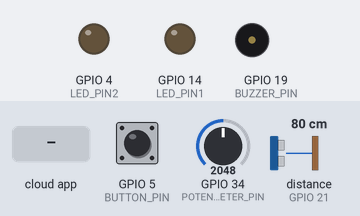
This program was run on a simulated ESP32. Parts: output pins drawn as LEDs (lit = HIGH), buzzer (waves = sounding). Inputs (shaded band) come from the test bench; at power-on: GPIO 5 (BUTTON_PIN) HIGH, GPIO 34 (POTENTIOMETER_PIN) = 2048, distance to the obstacle (sensor on GPIO 21) 80 cm. The echo pulse lasts 58.3 µs per cm; WiFi joins after 1.5 s; servers stay silent unless stated; the Firebase database answers and starts empty; pins used as bus, display or sensor lines are not drawn; what the program prints to the serial monitor is not drawn.

Above: at 2.7 s.
2.8 s: GPIO 5 (BUTTON_PIN) pulled LOW for 0.15 s
At 4.9 s:
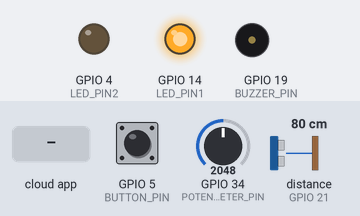
5.9 s: the phone or cloud app sets distance to 100
At 8.0 s:
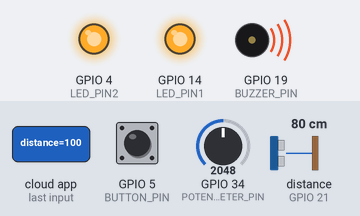
9.9 s: GPIO 34 (POTENTIOMETER_PIN) set to 19
13.4 s: GPIO 34 (POTENTIOMETER_PIN) set to 15
At 16.3 s:
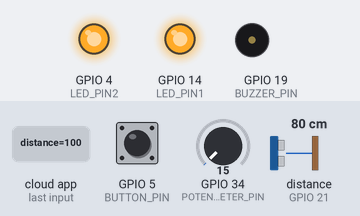
Timing chart, 0 to 25.5 s (numbered marks = the images above; inputs shaded):
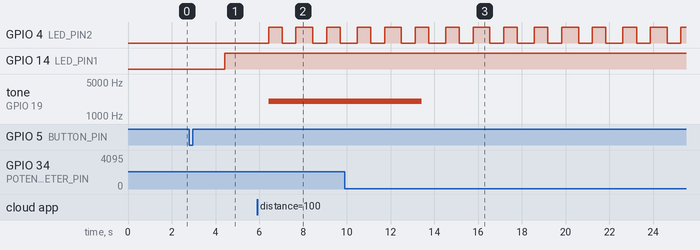

The program:

main.cpp
```cpp
// #include <Arduino.h>
// #include <WiFi.h>
// #include <FirebaseESP32.h>

// // Provide the RTDB payload printing info and other helper functions.
// #include <addons/RTDBHelper.h>

// /* 1. Define the WiFi credentials */
// #define WIFI_SSID "uaifai-apolo"
// #define WIFI_PASSWORD "bemvindoaocesar"

// /* 2. Define the RTDB URL and database secret */
// #define DATABASE_URL "https://poolsystem2024-default-rtdb.firebaseio.com"
// #define DATABASE_SECRET "h3qXY75zemWd9hFkwdDRXHSTpP4neNlBAEvc4Uof"

// // define sound speed in cm/uS
// #define SOUND_SPEED 0.034
// #define CM_TO_INCH 0.393701

// /* 3. Define the Firebase Data object */
// FirebaseData fbdo;

// /* 4. Define the FirebaseAuth data for authentication data */
// FirebaseAuth auth;

// /* Define the FirebaseConfig data for config data */
// FirebaseConfig config;

// unsigned long previousMillisFirebase = 0;
// unsigned long previousMillisPotentiometer = 0;
// unsigned long previousMillisBlink = 0;
// const unsigned long blinkInterval = 500; // Blink interval in milliseconds

// long duration;
// float distanceCm;
// float distanceInch;

// const int TRIGGER_PIN = 18;
// const int ECHO_PIN = 21;
// const int LED_PIN1 = 14; // Corresponds to LED_PA8
// const int LED_PIN2 = 4;  // Corresponds to LED_PA9
// const int BUZZER_PIN = 19;
// const int BUTTON_PIN = 5;
// const int POTENTIOMETER_PIN = 34; // ADC1_CHANNEL_5

// int ledState1 = 0;
// int previousButtonState1 = HIGH;
// int ledState2 = 0;
// bool alertaAtivo = false;
// bool sistemaHabilitado = false;
// bool sistemaHabilitadoLocal = false;
// bool sistemaHabilitadoFirebase = false;
// float distInCm = 0;
// uint32_t adcValue = 0;
// uint32_t pwmDutyCycle = 128; // Initialize to mid-value

// void setup()
// {
//   Serial.begin(115200);
//   Serial.println("Starting...");

//   pinMode(TRIGGER_PIN, OUTPUT);
//   pinMode(ECHO_PIN, INPUT);
//   pinMode(LED_PIN1, OUTPUT);
//   pinMode(LED_PIN2, OUTPUT);
//   pinMode(BUZZER_PIN, OUTPUT);
//   pinMode(BUTTON_PIN, INPUT_PULLUP);

//   // Initialize PWM for buzzer
//   ledcSetup(0, 2000, 8); // Channel 0, 2 kHz frequency, 8-bit resolution
//   ledcAttachPin(BUZZER_PIN, 0);

//   // Initialize WiFi
//   WiFi.begin(WIFI_SSID, WIFI_PASSWORD);
//   Serial.print("Connecting to Wi-Fi");
//   while (WiFi.status() != WL_CONNECTED)
//   {
//     Serial.print(".");
//     delay(300);
//   }
//   Serial.println();
//   Serial.print("Connected with IP: ");
//   Serial.println(WiFi.localIP());
//   Serial.println();

//   Serial.printf("Firebase Client v%s\n\n", FIREBASE_CLIENT_VERSION);

//   /* Assign the database URL and database secret (required) */
//   config.database_url = DATABASE_URL;
//   config.signer.tokens.legacy_token = DATABASE_SECRET;

//   Firebase.reconnectNetwork(true);
//   fbdo.setBSSLBufferSize(4096, 1024);

//   /* Initialize the library with the Firebase auth and config */
//   Firebase.begin(&config, &auth);

//   // Initialize previousMillisBlink
//   previousMillisBlink = millis();
// }

// void handleUARTCommands()
// {
//   if (Serial.available() > 0)
//   {
//     char comando = Serial.read();
//     switch (comando)
//     {
//     case 'O':
//     case 'o':
//     case '1':
//       sistemaHabilitadoLocal = true;
//       Serial.println("System Enabled via UART");
//       break;

//     case 'F':
//     case 'f':
//     case '0':
//       sistemaHabilitadoLocal = false;
//       alertaAtivo = false; // Ensure alert is disabled
//       Serial.println("System Disabled via UART");
//       break;

//     default:
//       Serial.println("Invalid command");
//       break;
//     }
//   }
// }

// void handleButton()
// {
//   int buttonState1 = digitalRead(BUTTON_PIN);

//   // Serial.println("buttonState1: ");
//   // Serial.println(buttonState1);

//   // Serial.println("previousButtonState1: ");
//   // Serial.println(previousButtonState1);

//   if (buttonState1 == LOW && previousButtonState1 == HIGH)
//   {
//     // Adiciona um pequeno delay para debounce do botão
//     delay(50);

//     // Ler o valor atual de 'int' no Firebase
//     int currentValue;
//     if (Firebase.getInt(fbdo, F("/test/int"), &currentValue))
//     {
//       // Fazer toggle do valor (0 -> 1 ou 1 -> 0)
//       int newValue = currentValue == 0 ? 1 : 0;

//       // Atualizar o valor no Firebase
//       if (Firebase.setInt(fbdo, F("/test/int"), newValue))
//       {
//         Serial.printf("Updated int value to %d\n", newValue);
//       }
//       else
//       {
//         Serial.println(fbdo.errorReason());
//       }
//     }
//     else
//     {
//       Serial.println(fbdo.errorReason());
//     }
//   }

//   // Atualiza o estado anterior do botão
//   previousButtonState1 = buttonState1;
// }

// void handleSimpleSensorTest()
// {
//   // Clears the trigPin
//   digitalWrite(TRIGGER_PIN, LOW);
//   delayMicroseconds(2);
//   // Sets the TRIGGER_PIN on HIGH state for 10 micro seconds
//   digitalWrite(TRIGGER_PIN, HIGH);
//   delayMicroseconds(10);
//   digitalWrite(TRIGGER_PIN, LOW);

//   // Reads the echoPin, returns the sound wave travel time in microseconds
//   duration = pulseIn(ECHO_PIN, HIGH, 50000);

//   // Calculate the distance
//   distanceCm = duration * SOUND_SPEED / 2;

//   // Convert to inches
//   distanceInch = distanceCm * CM_TO_INCH;

//   // Prints the distance in the Serial Monitor
//   // Serial.print("Distance (cm): ");
//   // Serial.println(distanceCm);
//   // Serial.print("Distance (inch): ");
//   // Serial.println(distanceInch);
// }

// void handleSensor()
// {
//   if (sistemaHabilitado)
//   {
//     // Measure distance
//     digitalWrite(TRIGGER_PIN, LOW);
//     delayMicroseconds(2);
//     digitalWrite(TRIGGER_PIN, HIGH);
//     delayMicroseconds(10);
//     digitalWrite(TRIGGER_PIN, LOW);

//     duration = pulseIn(ECHO_PIN, HIGH, 300000);
//     distInCm = duration * SOUND_SPEED / 2;

//     Serial.println("Tempo bruto: ");
//     Serial.println(duration);

//     Serial.println("Distancia: ");
//     Serial.println(distInCm);

//     if (distInCm > 0 && distInCm < 20.0)
//     {
//       alertaAtivo = true;
//     }

//     if (alertaAtivo)
//     {
//       unsigned long currentMillis = millis();
//       if (currentMillis - previousMillisBlink >= blinkInterval)
//       {
//         previousMillisBlink = currentMillis;
//         // Toggle LED_PIN2
//         ledState2 = !ledState2;
//         digitalWrite(LED_PIN2, ledState2 ? HIGH : LOW);
//       }

//       // Activate buzzer
//       ledcWrite(0, pwmDutyCycle); // Set the duty cycle

//       // ENVIAR alerta para o firebase

//       int iVal = 0;

//       if (Firebase.getInt(fbdo, F("/test/alertstate"), &iVal))
//       {
//         // Serial.printf("Get alertstate ref... %d\n", iVal);

//         if (iVal == 0)
//         {
//           if (Firebase.setInt(fbdo, F("/test/alertstate"), 1))
//           {
//             Serial.printf("Updated alertstate value to %d\n", 1);
//           }
//           else
//           {
//             Serial.println(fbdo.errorReason());
//           }
//         }
//       }
//     }
//   }
//   else
//   {
//     alertaAtivo = false;
//     digitalWrite(LED_PIN2, LOW);
//     ledcWrite(0, 0); // Turn off buzzer
//   }
// }

// void handlePotentiometer()
// {
//   // Always update pwmDutyCycle to ensure buzzer works when alert is active
//   adcValue = analogRead(POTENTIOMETER_PIN);
//   pwmDutyCycle = map(adcValue, 0, 4095, 0, 255);
// }

// void handleFirebase()
// {
//   if (millis() - previousMillisFirebase > 500)
//   {
//     previousMillisFirebase = millis();

//     int iVal = 0;

//     if (Firebase.getInt(fbdo, F("/test/int"), &iVal))
//     {
//       // Serial.printf("Get int ref... %d\n", iVal);

//       // Update the Firebase control flag
//       sistemaHabilitadoFirebase = (iVal > 0);
//     }
//     else
//     {
//       Serial.println(fbdo.errorReason());
//       // Do not change sistemaHabilitadoFirebase on Firebase error
//     }
//   }
// }

// void updateSystemState()
// {
//   // Update the combined system state
//   sistemaHabilitado = sistemaHabilitadoLocal || sistemaHabilitadoFirebase;

//   // Control LED_PIN1 based on sistemaHabilitado
//   digitalWrite(LED_PIN1, sistemaHabilitado ? HIGH : LOW);

//   // If the system is disabled, ensure alerts are turned off
//   if (!sistemaHabilitado)
//   {
//     alertaAtivo = false;
//     digitalWrite(LED_PIN2, LOW);
//     ledcWrite(0, 0); // Turn off buzzer
//     int iVal = 0;

//     if (Firebase.getInt(fbdo, F("/test/alertstate"), &iVal))
//     {
//       // Serial.printf("Get alertstate ref... %d\n", iVal);

//       if (iVal == 1)
//       {
//         if (Firebase.setInt(fbdo, F("/test/alertstate"), 0))
//         {
//           Serial.printf("Updated alertstate value to %d\n", 0);
//         }
//         else
//         {
//           Serial.println(fbdo.errorReason());
//         }
//       }
//     }
//   }
// }

// void loop()
// {
//   handleUARTCommands();
//   // if (digitalRead(BUTTON_PIN))
//   // Serial.println("b press");
//   handleButton();

//   handleFirebase();
//   updateSystemState();

//   handlePotentiometer();

//   handleSensor();
//   // handleSimpleSensorTest();

//   // Small delay to prevent WDT reset
//   delay(1);
// }

#include <Arduino.h>
#include <WiFi.h>
#include <FirebaseESP32.h>

// Provide the RTDB payload printing info and other helper functions.
#include <addons/RTDBHelper.h>

/* 1. Define the WiFi credentials */
#define WIFI_SSID "uaifi-apolo"
#define WIFI_PASSWORD "bemvindoaocesar"

/* 2. Define the RTDB URL and database secret */
#define DATABASE_URL "https://poolsystem2024-default-rtdb.firebaseio.com"
#define DATABASE_SECRET "h3qXY75zemWd9hFkwdDRXHSTpP4neNlBAEvc4Uof"

// Define sound speed in cm/uS
#define SOUND_SPEED 0.034
#define CM_TO_INCH 0.393701

/* 3. Define the Firebase Data object */
FirebaseData fbdo;

/* 4. Define the FirebaseAuth data for authentication data */
FirebaseAuth auth;

/* Define the FirebaseConfig data for config data */
FirebaseConfig config;

unsigned long previousMillisFirebase = 0;
unsigned long previousMillisPotentiometer = 0;
unsigned long previousMillisBlink = 0;
const unsigned long blinkInterval = 500; // Blink interval in milliseconds

long duration;
float distanceCm;
float distanceInch;

const int TRIGGER_PIN = 18;
const int ECHO_PIN = 21;
const int LED_PIN1 = 14; // Corresponds to LED_PA8
const int LED_PIN2 = 4;  // Corresponds to LED_PA9
const int BUZZER_PIN = 19;
const int BUTTON_PIN = 5;
const int POTENTIOMETER_PIN = 34; // ADC1_CHANNEL_5

int ledState1 = 0;
int previousButtonState1 = HIGH;
int ledState2 = 0;
bool alertaAtivo = false;
bool sistemaHabilitado = false;
bool sistemaHabilitadoLocal = false;
bool sistemaHabilitadoFirebase = false;
float distInCm = 0;
float maxDistance = 20.0; // Default max distance (cm)
uint32_t adcValue = 0;
uint32_t pwmDutyCycle = 128; // Initialize to mid-value

void setup()
{
  Serial.begin(115200);
  Serial.println("Starting...");

  pinMode(TRIGGER_PIN, OUTPUT);
  pinMode(ECHO_PIN, INPUT);
  pinMode(LED_PIN1, OUTPUT);
  pinMode(LED_PIN2, OUTPUT);
  pinMode(BUZZER_PIN, OUTPUT);
  pinMode(BUTTON_PIN, INPUT_PULLUP);

  // Initialize PWM for buzzer
  ledcSetup(0, 2000, 8); // Channel 0, 2 kHz frequency, 8-bit resolution
  ledcAttachPin(BUZZER_PIN, 0);

  // Initialize WiFi
  WiFi.begin(WIFI_SSID, WIFI_PASSWORD);
  Serial.print("Connecting to Wi-Fi");
  while (WiFi.status() != WL_CONNECTED)
  {
    Serial.print(".");
    delay(300);
  }
  Serial.println();
  Serial.print("Connected with IP: ");
  Serial.println(WiFi.localIP());
  Serial.println();

  Serial.printf("Firebase Client v%s\n\n", FIREBASE_CLIENT_VERSION);

  /* Assign the database URL and database secret (required) */
  config.database_url = DATABASE_URL;
  config.signer.tokens.legacy_token = DATABASE_SECRET;

  Firebase.reconnectNetwork(true);
  fbdo.setBSSLBufferSize(4096, 1024);

  /* Initialize the library with the Firebase auth and config */
  Firebase.begin(&config, &auth);

  // Initialize previousMillisBlink
  previousMillisBlink = millis();
}

void handleFirebase()
{
  if (millis() - previousMillisFirebase > 2000)
  {
    previousMillisFirebase = millis();

    int iVal = 0;

    if (Firebase.getInt(fbdo, F("/test/int"), &iVal))
    {
      sistemaHabilitadoFirebase = (iVal > 0);
    }
    else
    {
      Serial.println(fbdo.errorReason());
    }

    // Get maxDistance from Firebase
    float distanceValue = 0;
    if (Firebase.getFloat(fbdo, F("/test/distance"), &distanceValue))
    {
      maxDistance = distanceValue;
      Serial.printf("Max distance: %.2f cm\n", maxDistance);
    }
    else
    {
      Serial.println(fbdo.errorReason());
    }
  }
}

void handleUARTCommands()
{
  if (Serial.available() > 0)
  {
    char comando = Serial.read();
    switch (comando)
    {
    case 'O':
    case 'o':
    case '1':
      sistemaHabilitadoLocal = true;
      Serial.println("System Enabled via UART");
      break;

    case 'F':
    case 'f':
    case '0':
      sistemaHabilitadoLocal = false;
      alertaAtivo = false; // Ensure alert is disabled
      Serial.println("System Disabled via UART");
      break;

    default:
      Serial.println("Invalid command");
      break;
    }
  }
}

void handleButton()
{
  int buttonState1 = digitalRead(BUTTON_PIN);

  // Serial.println("buttonState1: ");
  // Serial.println(buttonState1);

  // Serial.println("previousButtonState1: ");
  // Serial.println(previousButtonState1);

  if (buttonState1 == LOW && previousButtonState1 == HIGH)
  {
    // Adiciona um pequeno delay para debounce do botão
    delay(50);

    // Ler o valor atual de 'int' no Firebase
    int currentValue;
    if (Firebase.getInt(fbdo, F("/test/int"), &currentValue))
    {
      // Fazer toggle do valor (0 -> 1 ou 1 -> 0)
      int newValue = currentValue == 0 ? 1 : 0;

      // Atualizar o valor no Firebase
      if (Firebase.setInt(fbdo, F("/test/int"), newValue))
      {
        Serial.printf("Updated int value to %d\n", newValue);
      }
      else
      {
        Serial.println(fbdo.errorReason());
      }
    }
    else
    {
      Serial.println(fbdo.errorReason());
    }
  }

  // Atualiza o estado anterior do botão
  previousButtonState1 = buttonState1;
}

void handlePotentiometer()
{
  // Always update pwmDutyCycle to ensure buzzer works when alert is active
  adcValue = analogRead(POTENTIOMETER_PIN);
  pwmDutyCycle = map(adcValue, 0, 4095, 0, 255);
}

void handleSensor()
{
  if (sistemaHabilitado)
  {
    digitalWrite(TRIGGER_PIN, LOW);
    delayMicroseconds(2);
    digitalWrite(TRIGGER_PIN, HIGH);
    delayMicroseconds(10);
    digitalWrite(TRIGGER_PIN, LOW);

    duration = pulseIn(ECHO_PIN, HIGH, 300000);
    distInCm = duration * SOUND_SPEED / 2;

    // Serial.println("Tempo bruto: ");
    // Serial.println(duration);

    // Serial.println("Distancia: ");
    // Serial.println(distInCm);

    if (distInCm > 0 && distInCm < maxDistance)
    {
      alertaAtivo = true;
    }

    if (alertaAtivo)
    {
      unsigned long currentMillis = millis();
      if (currentMillis - previousMillisBlink >= blinkInterval)
      {
        previousMillisBlink = currentMillis;
        ledState2 = !ledState2;
        digitalWrite(LED_PIN2, ledState2 ? HIGH : LOW);
      }

      ledcWrite(0, pwmDutyCycle); // Set the duty cycle

      int iVal = 0;

      if (Firebase.getInt(fbdo, F("/test/alertstate"), &iVal))
      {
        if (iVal == 0)
        {
          if (Firebase.setInt(fbdo, F("/test/alertstate"), 1))
          {
            Serial.printf("Updated alertstate value to %d\n", 1);
          }
          else
          {
            Serial.println(fbdo.errorReason());
          }
        }
      }
    }
  }
  else
  {
    alertaAtivo = false;
    digitalWrite(LED_PIN2, LOW);
    ledcWrite(0, 0); // Turn off buzzer
  }
}

void updateSystemState()
{
  // Update the combined system state
  sistemaHabilitado = sistemaHabilitadoLocal || sistemaHabilitadoFirebase;

  // Control LED_PIN1 based on sistemaHabilitado
  digitalWrite(LED_PIN1, sistemaHabilitado ? HIGH : LOW);

  // If the system is disabled, ensure alerts are turned off
  if (!sistemaHabilitado)
  {
    alertaAtivo = false;
    digitalWrite(LED_PIN2, LOW);
    ledcWrite(0, 0); // Turn off buzzer
    int iVal = 0;

    if (Firebase.getInt(fbdo, F("/test/alertstate"), &iVal))
    {
      // Serial.printf("Get alertstate ref... %d\n", iVal);

      if (iVal == 1)
      {
        if (Firebase.setInt(fbdo, F("/test/alertstate"), 0))
        {
          Serial.printf("Updated alertstate value to %d\n", 0);
        }
        else
        {
          Serial.println(fbdo.errorReason());
        }
      }
    }
  }
}

void loop()
{
  handleUARTCommands();
  handleButton();
  handleFirebase();
  updateSystemState();
  handlePotentiometer();
  handleSensor();
  delay(1);
}
```

Measured:
- the behaviour switches between 17 and 16 on GPIO 34 (POTENTIOMETER_PIN) (found by bisection; images 2 and 3)
- after the input at 2.8 s, GPIO 14 (LED_PIN1): LOW → HIGH after 1.6 s
- after the input at 5.9 s, GPIO 4 (LED_PIN2): goes HIGH 0.62 s, LOW 0.63 s, HIGH 0.77 s, LOW 0.63 s, HIGH 0.63 s, then LOW, starting after 0.53 s; tone on GPIO 19 (BUZZER_PIN): silent → 2000 Hz after 0.53 s
- after the input at 13.4 s, tone on GPIO 19 (BUZZER_PIN): 2000 Hz → silent at once
